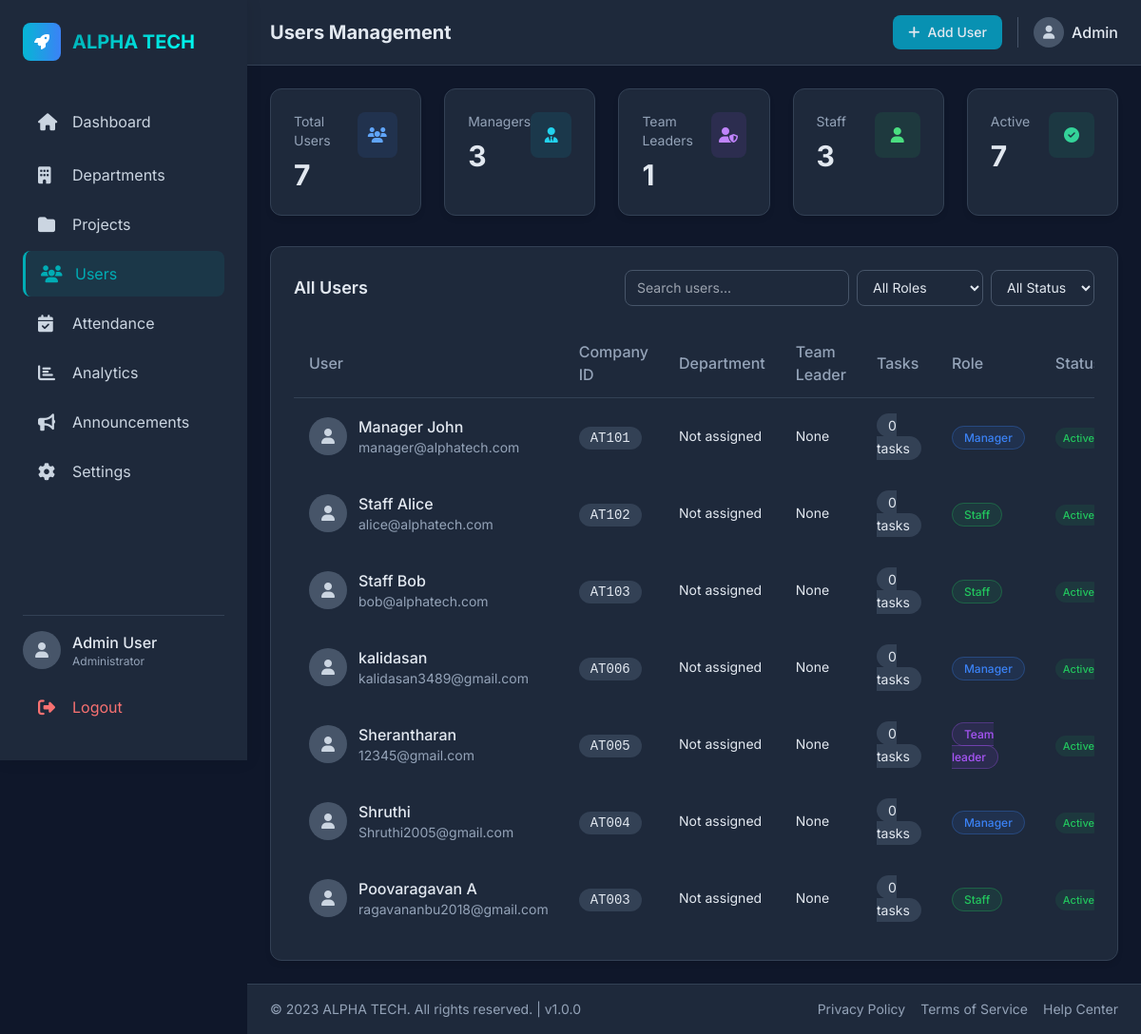
Screenshot of /Alphatech/users.php (signed in) with the database file from the repository.
### tables this page shows
CREATE TABLE `company_staffs` (
  `id` int(11) NOT NULL,
  `company_id` varchar(50) NOT NULL,
  `full_name` varchar(100) NOT NULL,
  `email` varchar(150) NOT NULL,
  `password` varchar(255) NOT NULL,
  `role` enum('admin','staff','manager','team_leader') NOT NULL DEFAULT 'staff',
  `team_leader_id` int(11) DEFAULT NULL,
  `status` enum('active','inactive') DEFAULT 'active',
  `created_at` timestamp NULL DEFAULT current_timestamp(),
  `verification_code` varchar(10) DEFAULT NULL,
  `email_verified` tinyint(1) DEFAULT 0
);

### Alphatech/users.php (the view, shortened to what this page needs)
<?php
include('config.php');
$users = $conn->query("
    SELECT cs.*, d.dept_name, tl.full_name as team_leader_name,
           (SELECT COUNT(*) FROM tasks t WHERE t.assigned_to = cs.id) as task_count,
           (SELECT COUNT(*) FROM attendance a WHERE a.staff_id = cs.id AND a.work_date = CURDATE()) as today_attendance
    FROM company_staffs cs
    LEFT JOIN staff_profiles sp ON cs.id = sp.staff_id
    LEFT JOIN departments d ON sp.department_id = d.id
    LEFT JOIN company_staffs tl ON cs.team_leader_id = tl.id
    WHERE cs.role != 'admin'
    ORDER BY cs.created_at DESC
");
$totalUsers = $conn->query("SELECT COUNT(*) as total FROM company_staffs WHERE role != 'admin'")->fetch_assoc()['total'];
$totalManagers = $conn->query("SELECT COUNT(*) as total FROM company_staffs WHERE role='manager'")->fetch_assoc()['total'];
$totalStaff = $conn->query("SELECT COUNT(*) as total FROM company_staffs WHERE role='staff'")->fetch_assoc()['total'];
$totalTeamLeaders = $conn->query("SELECT COUNT(*) as total FROM company_staffs WHERE role='team_leader'")->fetch_assoc()['total'];
$activeUsers = $conn->query("SELECT COUNT(*) as total FROM company_staffs WHERE status='active' AND role != 'admin'")->fetch_assoc()['total'];
?>
<!DOCTYPE html>
<html lang="en">
<head>
<script src="https://cdn.tailwindcss.com"></script>
<link rel="stylesheet" href="https://cdnjs.cloudflare.com/ajax/libs/font-awesome/6.4.0/css/all.min.css">
</head>
<body>
<div class="sidebar p-6 flex flex-col justify-between">
    <div>
        <div class="flex items-center mb-10">
            <div class="w-10 h-10 rounded-lg bg-gradient-to-r from-cyan-500 to-blue-500 flex items-center justify-center mr-3">
                <i class="fas fa-rocket text-white"></i>
            </div>
            <h1 class="text-xl font-bold gradient-text">ALPHA TECH</h1>
        </div>
        <nav class="space-y-1">
            <a href="admin_dashboard.php" class="nav-link">
                <i class="fas fa-home"></i>
                <span>Dashboard</span>
            </a>
            <a href="departments.php" class="nav-link">
                <i class="fas fa-building"></i>
                <span>Departments</span>
            </a>
            <a href="projects.php" class="nav-link">
                <i class="fas fa-folder"></i>
                <span>Projects</span>
            </a>
            <a href="users.php" class="nav-link active">
                <i class="fas fa-users"></i>
                <span>Users</span>
            </a>
            <a href="attendance.php" class="nav-link">
                <i class="fas fa-calendar-check"></i>
                <span>Attendance</span>
            </a>
            <a href="analytics.php" class="nav-link">
                <i class="fas fa-chart-bar"></i>
                <span>Analytics</span>
            </a>
            <a href="announcements.php" class="nav-link">
                <i class="fas fa-bullhorn"></i>
                <span>Announcements</span>
            </a>
            <a href="settings.php" class="nav-link">
                <i class="fas fa-cog"></i>
                <span>Settings</span>
            </a>
        </nav>
    </div>
    <div class="border-t border-slate-700 pt-4">
        <div class="flex items-center mb-4">
            <div class="w-10 h-10 rounded-full bg-slate-600 flex items-center justify-center mr-3">
                <i class="fas fa-user text-slate-300"></i>
            </div>
            <div>
                <p class="font-medium"><?= htmlspecialchars($_SESSION['username'] ?? 'Admin User') ?></p>
                <p class="text-xs text-slate-400">Administrator</p>
            </div>
        </div>
        <a href="logout.php" class="nav-link text-red-400 hover:text-red-300">
            <i class="fas fa-sign-out-alt"></i>
            <span>Logout</span>
        </a>
    </div>
</div>
<div class="main-content">
    <header class="topbar flex justify-between items-center">
        <div class="flex items-center">
            <h2 class="topbar-title font-bold text-xl">Users Management</h2>
        </div>
        <div class="flex items-center space-x-4">
            <button onclick="openAddUserModal()" class="bg-cyan-600 hover:bg-cyan-700 px-4 py-2 rounded-lg text-sm font-medium transition-colors">
                <i class="fas fa-plus mr-2"></i>Add User
            </button>
            <div class="border-l border-slate-600 pl-4 flex items-center">
                <div class="w-8 h-8 rounded-full bg-slate-600 flex items-center justify-center mr-2">
                    <i class="fas fa-user text-slate-300 text-sm"></i>
                </div>
                <span class="font-medium"><?= htmlspecialchars($_SESSION['username'] ?? 'Admin') ?></span>
            </div>
        </div>
    </header>
    <main class="content-area">
        <div class="grid grid-cols-1 md:grid-cols-2 lg:grid-cols-5 gap-6 mb-8">
            <div class="card p-6">
                <div class="flex justify-between items-start">
                    <div>
                        <p class="text-slate-400 text-sm">Total Users</p>
                        <h3 class="text-3xl font-bold mt-2"><?= $totalUsers ?></h3>
                    </div>
                    <div class="w-12 h-12 rounded-lg bg-blue-500/10 flex items-center justify-center">
                        <i class="fas fa-users text-blue-400"></i>
                    </div>
                </div>
            </div>
            <div class="card p-6">
                <div class="flex justify-between items-start">
                    <div>
                        <p class="text-slate-400 text-sm">Managers</p>
                        <h3 class="text-3xl font-bold mt-2"><?= $totalManagers ?></h3>
                    </div>
                    <div class="w-12 h-12 rounded-lg bg-cyan-500/10 flex items-center justify-center">
                        <i class="fas fa-user-tie text-cyan-400"></i>
                    </div>
                </div>
            </div>
            <div class="card p-6">
                <div class="flex justify-between items-start">
                    <div>
                        <p class="text-slate-400 text-sm">Team Leaders</p>
                        <h3 class="text-3xl font-bold mt-2"><?= $totalTeamLeaders ?></h3>
                    </div>
                    <div class="w-12 h-12 rounded-lg bg-purple-500/10 flex items-center justify-center">
                        <i class="fas fa-user-shield text-purple-400"></i>
                    </div>
                </div>
            </div>
            <div class="card p-6">
                <div class="flex justify-between items-start">
                    <div>
                        <p class="text-slate-400 text-sm">Staff</p>
                        <h3 class="text-3xl font-bold mt-2"><?= $totalStaff ?></h3>
                    </div>
                    <div class="w-12 h-12 rounded-lg bg-green-500/10 flex items-center justify-center">
                        <i class="fas fa-user text-green-400"></i>
                    </div>
                </div>
            </div>
            <div class="card p-6">
                <div class="flex justify-between items-start">
                    <div>
                        <p class="text-slate-400 text-sm">Active</p>
                        <h3 class="text-3xl font-bold mt-2"><?= $activeUsers ?></h3>
                    </div>
                    <div class="w-12 h-12 rounded-lg bg-emerald-500/10 flex items-center justify-center">
                        <i class="fas fa-check-circle text-emerald-400"></i>
                    </div>
                </div>
            </div>
        </div>
        <div class="card p-6">
            <div class="flex justify-between items-center mb-6">
                <h3 class="font-semibold text-lg">All Users</h3>
                <div class="flex space-x-2">
                    <input type="text" id="searchUsers" placeholder="Search users..." class="bg-slate-800 border border-slate-600 rounded-lg px-3 py-2 text-sm focus:outline-none focus:border-cyan-500">
                    <select id="roleFilter" class="bg-slate-800 border border-slate-600 rounded-lg px-3 py-2 text-sm focus:outline-none focus:border-cyan-500">
                        <option value="">All Roles</option>
                    </select>
                    <select id="statusFilter" class="bg-slate-800 border border-slate-600 rounded-lg px-3 py-2 text-sm focus:outline-none focus:border-cyan-500">
                        <option value="">All Status</option>
                    </select>
                </div>
            </div>
            <div class="overflow-x-auto">
                <table class="w-full">
                    <thead>
                        <tr class="border-b border-slate-700">
                            <th class="text-left py-3 px-4 text-slate-400 font-medium">User</th>
                            <th class="text-left py-3 px-4 text-slate-400 font-medium">Company ID</th>
                            <th class="text-left py-3 px-4 text-slate-400 font-medium">Department</th>
                            <th class="text-left py-3 px-4 text-slate-400 font-medium">Team Leader</th>
                            <th class="text-left py-3 px-4 text-slate-400 font-medium">Tasks</th>
                            <th class="text-left py-3 px-4 text-slate-400 font-medium">Role</th>
                            <th class="text-left py-3 px-4 text-slate-400 font-medium">Status</th>
                        </tr>
                    </thead>
                    <tbody>
                        <?php if ($users->num_rows > 0): ?>
                            <?php while ($user = $users->fetch_assoc()): ?>
                                <tr class="border-b border-slate-800 hover:bg-slate-800/50 transition-colors">
                                    <td class="py-4 px-4">
                                        <div class="flex items-center">
                                            <div class="w-10 h-10 rounded-full bg-slate-600 flex items-center justify-center mr-3">
                                                <i class="fas fa-user text-slate-300"></i>
                                            </div>
                                            <div>
                                                <p class="font-medium"><?= htmlspecialchars($user['full_name']) ?></p>
                                                <p class="text-slate-400 text-sm"><?= htmlspecialchars($user['email']) ?></p>
                                            </div>
                                        </div>
                                    </td>
                                    <td class="py-4 px-4">
                                        <span class="bg-slate-700 px-3 py-1 rounded-full text-sm font-mono">
                                            <?= htmlspecialchars($user['company_id']) ?>
                                        </span>
                                    </td>
                                    <td class="py-4 px-4">
                                        <p class="text-sm"><?= htmlspecialchars($user['dept_name'] ?? 'Not assigned') ?></p>
                                    </td>
                                    <td class="py-4 px-4">
                                        <p class="text-sm"><?= htmlspecialchars($user['team_leader_name'] ?? 'None') ?></p>
                                    </td>
                                    <td class="py-4 px-4">
                                        <span class="bg-slate-700 px-3 py-1 rounded-full text-sm">
                                            <?= $user['task_count'] ?> tasks
                                        </span>
                                    </td>
                                    <td class="py-4 px-4">
                                        <span class="role-badge role-<?= $user['role'] ?>">
                                            <?= ucfirst(str_replace('_', ' ', $user['role'])) ?>
                                        </span>
                                    </td>
                                    <td class="py-4 px-4">
                                        <span class="status-badge status-<?= $user['status'] ?>">
                                            <?= ucfirst($user['status']) ?>
                                        </span>
                                    </td>
                                </tr>
                            <?php endwhile; ?>
                        <?php endif; ?>
                    </tbody>
                </table>
            </div>
        </div>
    </main>
</div>
<footer class="footer">
    <div class="flex flex-col md:flex-row justify-between items-center">
        <div class="text-slate-400 text-sm">
            © 2023 ALPHA TECH. All rights reserved. | v1.0.0
        </div>
        <div class="flex space-x-4 mt-2 md:mt-0">
            <a href="#" class="text-slate-400 hover:text-white text-sm">Privacy Policy</a>
            <a href="#" class="text-slate-400 hover:text-white text-sm">Terms of Service</a>
            <a href="#" class="text-slate-400 hover:text-white text-sm">Help Center</a>
        </div>
    </div>
</footer>
</body>
</html>

### Alphatech/users.php (style rules this page uses)
:root { --primary: #00ADB5; --primary-dark: #00969c; --dark-bg: #0f172a; --card-bg: #1e293b; --sidebar-width: 260px; }
* { margin: 0; padding: 0; box-sizing: border-box; }
body { font-family: 'Inter', sans-serif; background: var(--dark-bg); color: #e2e8f0; overflow-x: hidden; }
.sidebar { background: var(--card-bg); position: fixed; height: 100vh; width: var(--sidebar-width); left: 0; top: 0; transition: all 0.3s ease; z-index: 1000; box-shadow: 0 0 15px rgba(0, 0, 0, 0.1); overflow-y: auto; }
.card { background: var(--card-bg); border: 1px solid #334155; border-radius: 12px; box-shadow: 0 4px 6px -1px rgba(0, 0, 0, 0.1); transition: all 0.3s ease; }
.gradient-text { background: linear-gradient(135deg, var(--primary), #00FFF5); -webkit-background-clip: text; -webkit-text-fill-color: transparent; font-weight: 700; }
.nav-link { display: flex; align-items: center; padding: 12px 16px; border-radius: 8px; transition: all 0.2s ease; color: #cbd5e1; margin-bottom: 8px; text-decoration: none; }
.nav-link:hover, .nav-link.active { background: rgba(0, 173, 181, 0.1); color: var(--primary); border-left: 3px solid var(--primary); }
.nav-link i { width: 24px; margin-right: 12px; font-size: 18px; }
.topbar { background: var(--card-bg); border-bottom: 1px solid #334155; position: sticky; top: 0; z-index: 100; padding: 16px 24px; backdrop-filter: blur(10px); }
.main-content { margin-left: var(--sidebar-width); min-height: 100vh; display: flex; flex-direction: column; transition: all 0.3s ease; }
.content-area { flex: 1; padding: 24px; }
.footer { background: var(--card-bg); border-top: 1px solid #334155; padding: 16px 24px; margin-left: var(--sidebar-width); transition: all 0.3s ease; }
.role-badge { padding: 4px 12px; border-radius: 20px; font-size: 12px; font-weight: 500; }
.role-manager { background: rgba(59, 130, 246, 0.1); color: #3b82f6; border: 1px solid rgba(59, 130, 246, 0.3); }
.role-team_leader { background: rgba(168, 85, 247, 0.1); color: #a855f7; border: 1px solid rgba(168, 85, 247, 0.3); }
.role-staff { background: rgba(34, 197, 94, 0.1); color: #22c55e; border: 1px solid rgba(34, 197, 94, 0.3); }
.status-badge { padding: 4px 8px; border-radius: 12px; font-size: 11px; font-weight: 500; }
.status-active { background: rgba(34, 197, 94, 0.1); color: #22c55e; }

### rows the page displays
company_staffs: full_name "Manager John", email "manager@alphatech.com", company "AT101", dept_name "Not assigned", team_leader_name "None", task_count "0", role "Manager", status "Active"
company_staffs: full_name "Staff Alice", email "alice@alphatech.com", company "AT102", dept_name "Not assigned", team_leader_name "None", task_count "0", role "Staff", status "Active"
company_staffs: full_name "Staff Bob", email "bob@alphatech.com", company "AT103", dept_name "Not assigned", team_leader_name "None", task_count "0", role "Staff", status "Active"
company_staffs: full_name "kalidasan", email "kalidasan3489@gmail.com", company "AT006", dept_name "Not assigned", team_leader_name "None", task_count "0", role "Manager", status "Active"
company_staffs: full_name "Sherantharan", email "12345@gmail.com", company "AT005", dept_name "Not assigned", team_leader_name "None", task_count "0", role "Team leader", status "Active"
company_staffs: full_name "Shruthi", email "Shruthi2005@gmail.com", company "AT004", dept_name "Not assigned", team_leader_name "None", task_count "0", role "Manager", status "Active"
company_staffs: full_name "Poovaragavan A", email "ragavananbu2018@gmail.com", company "AT003", dept_name "Not assigned", team_leader_name "None", task_count "0", role "Staff", status "Active"

### other values shown
$_SESSION['username'] "Admin User"
$_SESSION['username'] "Admin"
$totalUsers "7"
$totalManagers "3"
$totalTeamLeaders "1"
$totalStaff "3"
$activeUsers "7"
